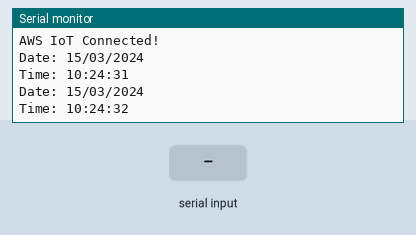
A sketch run on a simulated ESP32. Shown: the last lines printed to the serial monitor. The inputs (shaded band) are chosen by the test bench. WiFi joins after 1.5 s; servers stay silent unless stated; network time is answered at once with the bench clock; the local clock reads 2024-03-15 10:24:30 at power-on unless the sketch sets it; no MQTT or app messages arrive unless stated.

Above: at 2.7 s.
2.8 s: "90 45 200\n" received over the second serial link
At 4.0 s:
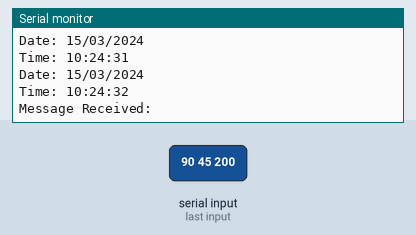
6.0 s: "90 45\n" received over the second serial link
At 8.4 s:
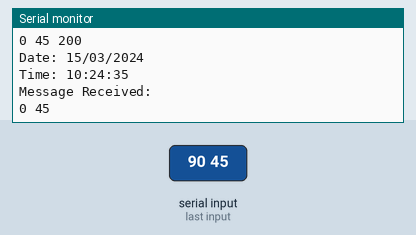
9.0 s: "90 45 200 10\n" received over the second serial link
At 11.4 s:
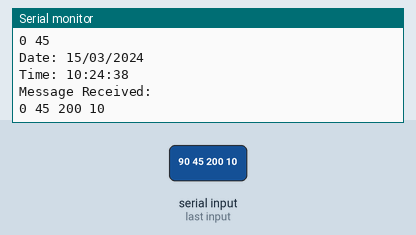
Timing chart, 0 to 12.9 s (numbered marks = the images above; inputs shaded):
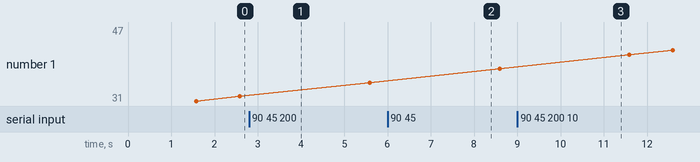

Measured:
- after the input at 2.8 s, the serial monitor: prints a new line after 0.78 s (image 1)
- after the input at 6.0 s, the serial monitor: prints a new line after 1.6 s (image 2)
- after the input at 9.0 s, the serial monitor: prints a new line after 1.6 s (image 3)

The sketch:

main_v3.ino
```cpp
#include <NTPClient.h>

#include "secrets.h"
#include <WiFiClientSecure.h>
#include <PubSubClient.h>
#include <ArduinoJson.h>
#include "WiFi.h"

#include "DHT.h"
#define DHTPIN 14     // Digital pin connected to the DHT sensor
#define DHTTYPE DHT11   // DHT 11

#define AWS_IOT_PUBLISH_TOPIC   "esp32/pub"
#define AWS_IOT_SUBSCRIBE_TOPIC "esp32/sub"

#define RXp2 16
#define TXp2 17

float humidity;
float temperature;
float oxygen;
float volumetricWaterContent;
bool alarm_mail = false;
String inputString = "";

// for timestamp
String timestamp;
WiFiUDP ntpUDP;
NTPClient timeClient(ntpUDP, "pool.ntp.org", 7200, 60000);
// -------------------------------------------------------

DHT dht(DHTPIN, DHTTYPE);

WiFiClientSecure net = WiFiClientSecure();
PubSubClient client(net);

void connectAWS()
{
  WiFi.mode(WIFI_STA);
  WiFi.begin(WIFI_SSID, WIFI_PASSWORD);

  Serial.println("Connecting to Wi-Fi");

  while (WiFi.status() != WL_CONNECTED)
  {
    delay(500);
    Serial.print(".");
  }

  // Configure WiFiClientSecure to use the AWS IoT device credentials
  net.setCACert(AWS_CERT_CA);
  net.setCertificate(AWS_CERT_CRT);
  net.setPrivateKey(AWS_CERT_PRIVATE);

  // Connect to the MQTT broker on the AWS endpoint we defined earlier
  client.setServer(AWS_IOT_ENDPOINT, 8883);

  // Create a message handler
  client.setCallback(messageHandler);

  Serial.println("Connecting to AWS IOT");

  while (!client.connect(THINGNAME))
  {
    Serial.print(".");
    delay(100);
  }

  if (!client.connected())
  {
    Serial.println("AWS IoT Timeout!");
    return;
  }

  // Subscribe to a topic
  client.subscribe(AWS_IOT_SUBSCRIBE_TOPIC);

  Serial.println("AWS IoT Connected!");
}

void publishMessage()
{
  StaticJsonDocument<200> doc;
  doc["timestamp"] = timestamp;
  doc["humidity"] = humidity;
  doc["temperature"] = temperature;
  doc["oxygen"] = oxygen;
  doc["Volumetric Water Content"] = volumetricWaterContent;
  if (alarm_mail)
  {
    doc["alarm_mail"] = true;
  }
  else
  {
    doc["alarm_mail"] = false;
  }
  char jsonBuffer[512];
  serializeJson(doc, jsonBuffer); // print to client

  client.publish(AWS_IOT_PUBLISH_TOPIC, jsonBuffer);
}

void messageHandler(char* topic, byte* payload, unsigned int length)
{
  Serial.print("incoming: ");
  Serial.println(topic);

  StaticJsonDocument<200> doc;
  deserializeJson(doc, payload);
  const char* message = doc["message"];
  Serial.println(message);
}

void updateVariables()
{
  alarm_mail = false;
  char start = ' ';
  char escape = '.';
  while(start == ' ' or start == '\n') start = Serial2.read();
  if (start == int(escape)){
      // show timestamp
      Serial.println(timestamp);
      int variable = Serial2.read() - '0';
      char inChar = (char)Serial2.read();
      while (inChar != '\n'){
        inputString += inChar;
        inChar = (char)Serial2.read();
      }
      switch(variable){
        case 0:
          temperature = inputString.toFloat();
          Serial.print("updating temperature in AWS: "); Serial.print(temperature);
          inputString = "";
          break;
        case 1:
          humidity = inputString.toFloat();
          Serial.print("updating humidity in AWS: "); Serial.print(humidity);
          inputString = "";
          break;
        case 2:
          volumetricWaterContent = inputString.toFloat();
          Serial.print("updating Volumetric Water Content in AWS: "); Serial.print(volumetricWaterContent);
          inputString = "";
          break;
        case 3:
          oxygen = inputString.toFloat();
          Serial.print("updating oxygen in AWS: "); Serial.print(oxygen);
          inputString = "";
          break;
        case 4:
          if (inputString.toInt()){
            alarm_mail = true;
          }
          Serial.print("send alarm: "); Serial.print(alarm_mail);
          inputString = "";
          break;
        default:
          inputString = "";
          break;
      }
    }
}

String getFormattedDate(time_t epochTime) {
  char buffer[20];
  char date[20];
  strftime(buffer, 20, "%d/%m/%Y", localtime(&epochTime));
  strftime(date, 20, "%d%m%Y", localtime(&epochTime));
  timestamp = String(date);
  return String(buffer);
}

void getTime()
{
  timeClient.update();
  time_t epochTime = timeClient.getEpochTime();
  Serial.println("Date: " + getFormattedDate(epochTime));
  Serial.println("Time: " + timeClient.getFormattedTime());
  timestamp +=  timeClient.getFormattedTime();
  delay(1000);
}

void setup()
{
  Serial.begin(115200);
  Serial2.begin(9600, SERIAL_8N1, RXp2, TXp2);
  inputString.reserve(200);
  connectAWS();
  // for timestamp
  timeClient.begin();
  dht.begin();
}

void loop()
{

    getTime();
    if (Serial2.available() > 0){
      Serial.println("Message Received: ");
      updateVariables();
      publishMessage();
      Serial.println(Serial2.readString());
      client.loop();
      delay(1000);
    }
}
```

Secrets.h
```cpp
#include <pgmspace.h>

#define SECRET
#define THINGNAME "LoRa_ESP32_WiFi"                         //change this

const char WIFI_SSID[] = "VUPlay";               //change this
const char WIFI_PASSWORD[] = "vuplay123";           //change this
const char AWS_IOT_ENDPOINT[] = "a17e3zzs7ea43h-ats.iot.us-east-1.amazonaws.com";       //change this

// Amazon Root CA 1
static const char AWS_CERT_CA[] PROGMEM = R"EOF(
-----BEGIN CERTIFICATE-----
MIIDQTCCAimgAwIBAgITBmyfz5m/jAo54vB4ikPmljZbyjANBgkqhkiG9w0BAQsF
ADA5MQswCQYDVQQGEwJVUzEPMA0GA1UEChMGQW1hem9uMRkwFwYDVQQDExBBbWF6
b24gUm9vdCBDQSAxMB4XDTE1MDUyNjAwMDAwMFoXDTM4MDExNzAwMDAwMFowOTEL
MAkGA1UEBhMCVVMxDzANBgNVBAoTBkFtYXpvbjEZMBcGA1UEAxMQQW1hem9uIFJv
b3QgQ0EgMTCCASIwDQYJKoZIhvcNAQEBBQADggEPADCCAQoCggEBALJ4gHHKeNXj
ca9HgFB0fW7Y14h29Jlo91ghYPl0hAEvrAIthtOgQ3pOsqTQNroBvo3bSMgHFzZM
9O6II8c+6zf1tRn4SWiw3te5djgdYZ6k/oI2peVKVuRF4fn9tBb6dNqcmzU5L/qw
IFAGbHrQgLKm+a/sRxmPUDgH3KKHOVj4utWp+UhnMJbulHheb4mjUcAwhmahRWa6
VOujw5H5SNz/0egwLX0tdHA114gk957EWW67c4cX8jJGKLhD+rcdqsq08p8kDi1L
93FcXmn/6pUCyziKrlA4b9v7LWIbxcceVOF34GfID5yHI9Y/QCB/IIDEgEw+OyQm
jgSubJrIqg0CAwEAAaNCMEAwDwYDVR0TAQH/BAUwAwEB/zAOBgNVHQ8BAf8EBAMC
AYYwHQYDVR0OBBYEFIQYzIU07LwMlJQuCFmcx7IQTgoIMA0GCSqGSIb3DQEBCwUA
A4IBAQCY8jdaQZChGsV2USggNiMOruYou6r4lK5IpDB/G/wkjUu0yKGX9rbxenDI
U5PMCCjjmCXPI6T53iHTfIUJrU6adTrCC2qJeHZERxhlbI1Bjjt/msv0tadQ1wUs
N+gDS63pYaACbvXy8MWy7Vu33PqUXHeeE6V/Uq2V8viTO96LXFvKWlJbYK8U90vv
o/ufQJVtMVT8QtPHRh8jrdkPSHCa2XV4cdFyQzR1bldZwgJcJmApzyMZFo6IQ6XU
5MsI+yMRQ+hDKXJioaldXgjUkK642M4UwtBV8ob2xJNDd2ZhwLnoQdeXeGADbkpy
rqXRfboQnoZsG4q5WTP468SQvvG5
-----END CERTIFICATE-----
)EOF";

// Device Certificate                                               //change this
static const char AWS_CERT_CRT[] PROGMEM = R"KEY(
-----BEGIN CERTIFICATE-----
MIIDWjCCAkKgAwIBAgIVALZuAVdTheEoC5HGbG7DTK9/IpxsMA0GCSqGSIb3DQEB
CwUAME0xSzBJBgNVBAsMQkFtYXpvbiBXZWIgU2VydmljZXMgTz1BbWF6b24uY29t
IEluYy4gTD1TZWF0dGxlIFNUPVdhc2hpbmd0b24gQz1VUzAeFw0yMzAxMjgxNTIw
MTNaFw00OTEyMzEyMzU5NTlaMB4xHDAaBgNVBAMME0FXUyBJb1QgQ2VydGlmaWNh
dGUwggEiMA0GCSqGSIb3DQEBAQUAA4IBDwAwggEKAoIBAQCm6XuJe1LJ3W4oojzL
K1Sx5J+Lu99xpXT5Lbxf7FrTPGEgzdxq8ewxNfBx+SQUCLB4R5cptY+Sck2RD0MO
uzAVjqytH+7sltUQdFzHkhlUz9OEVQFJXsJ2MwmP/AFXEanU0+3WJ4zY/niWwujO
lJCBcbL31PABou3QOZPZPIcy6ut8tR6HJDLXAbH73ZM+92ofzeHsEtEWk5QNhWAh
c3pSqj9plavMw4RgxBNRz8ZDeS+OTBTb6orMDRBWnhbjK+27uGZIVxokMGnoah2K
ErNhA0Dd7sfdfMIG/YyZGcPSUqKF30XWa+eYO7nOc3zU/qFH2gZepYT5cVm+5ZvY
4empAgMBAAGjYDBeMB8GA1UdIwQYMBaAFAF98/TIJtUrYzNlZejlgpXEkRzzMB0G
A1UdDgQWBBTSOU2PZJUKEsr0VC95xirNadWtlzAMBgNVHRMBAf8EAjAAMA4GA1Ud
DwEB/wQEAwIHgDANBgkqhkiG9w0BAQsFAAOCAQEAeMjI90pdLDY3g09iAqBNFBh5
YvpJ743afX7FVbGPyugFTyzu181pB1RRUT2EwwlcUT6my8dXNTVG/mW7+kdCt4rD
f3N7RCoQ1cOP2vrVDk/OkAijeIm6yR4s4vv0N3eXkQqeK2kGgwFe91a2Z2uVoWxG
K8oLv0X1B6IRej2HBPC64R/MqoJwJSekhEeAk5uViUNiFvolc2rcBHhgrkQr6XUW
aQktuyy3/wMraxr/wkXmljwgAb3jV3rEU63R3/5n70LvaueLMIP1lATZuQsCmxvS
lIIgkqD/UDgJyyra3TLDTz9ibrJecJVlWWulZIn/5FWSsns/ruNwRmx/2pAmJw==
-----END CERTIFICATE-----


)KEY";

// Device Private Key                                               //change this
static const char AWS_CERT_PRIVATE[] PROGMEM = R"KEY(
-----BEGIN RSA PRIVATE KEY-----
MIIEpAIBAAKCAQEApul7iXtSyd1uKKI8yytUseSfi7vfcaV0+S28X+xa0zxhIM3c
avHsMTXwcfkkFAiweEeXKbWPknJNkQ9DDrswFY6srR/u7JbVEHRcx5IZVM/ThFUB
SV7CdjMJj/wBVxGp1NPt1ieM2P54lsLozpSQgXGy99TwAaLt0DmT2TyHMurrfLUe
hyQy1wGx+92TPvdqH83h7BLRFpOUDYVgIXN6Uqo/aZWrzMOEYMQTUc/GQ3kvjkwU
2+qKzA0QVp4W4yvtu7hmSFcaJDBp6GodihKzYQNA3e7H3XzCBv2MmRnD0lKihd9F
1mvnmDu5znN81P6hR9oGXqWE+XFZvuWb2OHpqQIDAQABAoIBAFHxyPvLNu7yLjX2
yJ/6av9XPdkNaHrT/2SiRpxVXpXcS9ceGjvK/+l9EMnzxfmr9m9mvlj00ULVqS0x
b/uYfNfojvAEAHnY50vHxREZsiQIUFDkptgNlK0RC33L/CByBI3/agG8sxKJhEyH
7mIVYAic+H9h5F75TYXv7p01cS7WibvHSbM4Hmm/ieW40Nv48rkwMEEbexMEnZgL
0C6Ihakc8kr6HMBKQbSmemNbl1uN0OBxpt8xPmAYacuEeDjbRaf5vqMVFUSIl5UL
gS4pDxDexyMiYNs81ue6Ujs1cTpU1gaeOceiZZVfVr90NM4rcnef+5hTt/79Sl9C
+Q4AK20CgYEA0mhr5N6dtijNIqC7Dn2D2Jglf39wegaiBzMJk5yu1YPhbxHG0n7T
E7oPnVBZVI2XxzhBZuVL/0qVPAbb43ES6au8BGjbiloP38ZuXHpmwk7CHhgowUW/
Fqx2a7wDAobKDKWy9XnSsbw63K8kFvSVVN2Eyw7rAPy95Tj8KPDwaXcCgYEAyxRL
N++HzYLyPtebwUIsS/MIAIR1PcO/KjQiUYQ6vYoXW2g4EU6VaO8jqyHq14dLO77x
nTVOvKJkylOjpm4luewC6uzDpxLDVBJAtAoDPxXR97ySXUYV/DgG1pn8iPLyC71O
RukXvZ1k9p/fFw6AUcsap35Ln5kz7PrckJV9Dd8CgYASm7GPGDESfyFFQrnIWkli
ynHmiLrFz/hccqMSLvU3ZOZ3EDdpPlYklHv1CbocxDj8IXmHRBgoh8wS9vhTcRif
GdUS/sMLxVNKEx6Hhzu3S4fXaYORND3mH3KJrKMHgiw0WiMtmoyLs33xLnwem5rp
Wn34B2W5PKD+uL90T3qzmQKBgQC83yr14vjS0i6q86wQmZLJMEcI9Ch2QU/R2Jry
ZaCcF4qRoOREdGnRJlhuGSVpPpNiBbyBEcsg9Yf4BMH3UAoWWMJ966YsBO9ViYRT
7dwHGCwn1GHsDfr0kMcLYDvWwt0Kvg3HNZK272OvXBEISJxfdh5cGMIMtVft14K7
lcyw0QKBgQCGaeThvaGVj82ylSg/JMDdXWzT6wsDBKLcioM8OS3wXGRvoDct+ZN7
T0d+OApWg5yOWDhqy0LyN6yJJKqkiGN5TS+oZn0XBcTMsvUMo+9WHUpuwmG3EfaA
xLf7aU+2ZgSwJxZDF1y33ixOIsGcIorhaYN/2Jr4d/4Q3d2pqeHHOQ==
-----END RSA PRIVATE KEY-----


)KEY";
```
